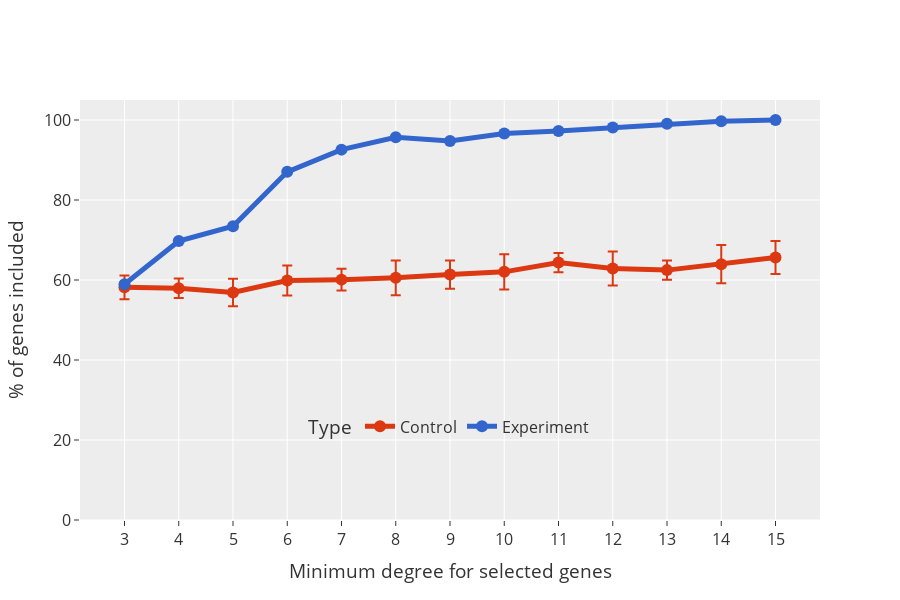

Notebook source saved alongside this figure:
### Code cell
fig = px.line(
    comb_chgs,
    x="TF_edges",
    y="Prct_mean",
    error_y="Prct_std",
    color="Type",
    color_discrete_map=color_map,
    markers=True,
    title="% TF used in calculating the MEV",
    height=600,
)
fig.update_layout(
    legend=dict(
        orientation="h",
        # title="Type",
        yanchor="bottom",
        y=0.18,
        xanchor="center",
        x=0.5,
        bgcolor="rgba(0,0,0,0)",
        font=dict(size=16),
    ),
    title="",
    template="ggplot2",  # "ggplot2", "plotly_white"
    paper_bgcolor="rgba(0,0,0,0)",
    # plot_bgcolor="rgba(0,0,0,0)",
    xaxis=dict(
        tickfont=dict(size=16),
        title_font=dict(
            size=16,
        ),
        title="Minimum degree for selected genes",
    ),
    yaxis=dict(
        tickfont=dict(size=16),
        title_font=dict(
            size=16,
        ),
        title="% of genes included",
        range=[0, 105],
    ),
    font=dict(size=16),
)
# fig = fig.update_yaxes(title_text="% of genes included", range=[0, 105], tickfont=dict(size=14), title_font=dict(size=16))
fig.update_traces(line_width=5, marker_size=12, error_y=dict(width=5))
save_fig(name="ctrls_min_dig_mev", fig=fig, base_path=figures_path, width=1200, height=600)
fig.show()

### Figure 1 — Plotly figure (JSON) as saved in the notebook; plotly's stock layout.template omitted (floating-point values rounded to 4 significant figures)
{"data": [{"error_y": {"array": [2.976, 2.439, 3.455, 3.755, 2.695, 4.338, 3.53, 4.389, 2.423, 4.254, 2.387, 4.792, 4.116], "width": 5}, "hovertemplate": "Type=Control<br>TF_edges=%{x}<br>Prct_mean=%{y}<extra></extra>", "legendgroup": "Control", "line": {"color": "#DC3912", "dash": "solid", "width": 5}, "marker": {"size": 12, "symbol": "circle"}, "mode": "markers+lines", "name": "Control", "orientation": "v", "showlegend": true, "type": "scatter", "x": ["3", "4", "5", "6", "7", "8", "9", "10", "11", "12", "13", "14", "15"], "xaxis": "x", "y": [58.18, 57.93, 56.88, 59.88, 60.09, 60.56, 61.36, 62.04, 64.35, 62.87, 62.47, 63.95, 65.62], "yaxis": "y"}, {"error_y": {"array": [0, 0, 0, 0, 0, 0, 0, 0, 0, 0, 0, 0, 0], "width": 5}, "hovertemplate": "Type=Experiment<br>TF_edges=%{x}<br>Prct_mean=%{y}<extra></extra>", "legendgroup": "Experiment", "line": {"color": "#3366CC", "dash": "solid", "width": 5}, "marker": {"size": 12, "symbol": "circle"}, "mode": "markers+lines", "name": "Experiment", "orientation": "v", "showlegend": true, "type": "scatter", "x": ["3", "4", "5", "6", "7", "8", "9", "10", "11", "12", "13", "14", "15"], "xaxis": "x", "y": [58.95, 69.75, 73.46, 87.04, 92.59, 95.68, 94.75, 96.6, 97.22, 98.15, 99.07, 99.69, 100], "yaxis": "y"}], "layout": {"font": {"size": 16}, "height": 600, "legend": {"bgcolor": "rgba(0,0,0,0)", "font": {"size": 16}, "orientation": "h", "title": {"text": "Type"}, "tracegroupgap": 0, "x": 0.5, "xanchor": "center", "y": 0.18, "yanchor": "bottom"}, "paper_bgcolor": "rgba(0,0,0,0)", "title": {"text": ""}, "xaxis": {"anchor": "y", "domain": [0, 1], "tickfont": {"size": 16}, "title": {"text": "Minimum degree for selected genes"}}, "yaxis": {"anchor": "x", "domain": [0, 1], "range": [0, 105], "tickfont": {"size": 16}, "title": {"text": "% of genes included"}}}}
